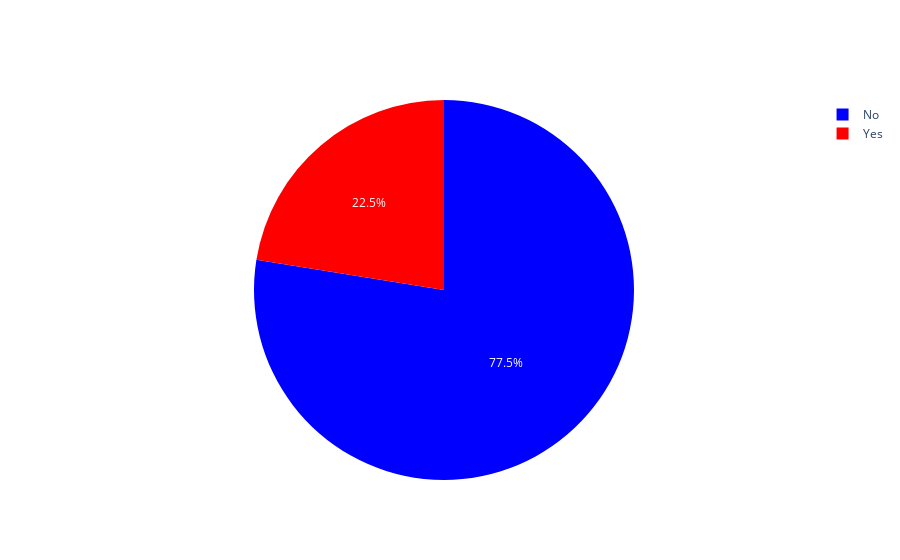

Notebook cell for this chart:
### Markdown cell above
>PIE CHART

### Code cell
# @edit with the data from data_sharp
counts = data_sharp["RainTomorrow"].value_counts()

labels = [counts.index[0], counts.index[1]]
values = [counts[0] , counts[1]]

fig = go.Figure(data=[go.Pie(labels=labels, values=values)])
fig.update_traces(marker=dict(colors=['blue', 'red']))
fig.show()

### Figure 1 — Plotly figure (JSON) as saved in the notebook; plotly's stock layout.template omitted (floating-point values rounded to 4 significant figures)
{"data": [{"labels": ["No", "Yes"], "marker": {"colors": ["blue", "red"]}, "type": "pie", "values": [99226, 28747]}], "layout": {}}
